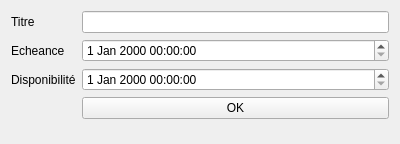
<?xml version="1.0" encoding="UTF-8"?>
<ui version="4.0">
 <class>window_addProject</class>
 <widget class="QWidget" name="window_addProject">
  <property name="geometry">
   <rect>
    <x>0</x>
    <y>0</y>
    <width>400</width>
    <height>144</height>
   </rect>
  </property>
  <property name="windowTitle">
   <string>Form</string>
  </property>
  <layout class="QFormLayout" name="formLayout">
   <item row="0" column="0">
    <widget class="QLabel" name="label">
     <property name="text">
      <string>Titre</string>
     </property>
    </widget>
   </item>
   <item row="0" column="1">
    <widget class="QLineEdit" name="t_titre"/>
   </item>
   <item row="2" column="0">
    <widget class="QLabel" name="label_2">
     <property name="text">
      <string>Echeance</string>
     </property>
    </widget>
   </item>
   <item row="2" column="1">
    <widget class="QDateTimeEdit" name="t_date_ech"/>
   </item>
   <item row="4" column="1">
    <widget class="QPushButton" name="b_ok">
     <property name="text">
      <string>OK</string>
     </property>
    </widget>
   </item>
   <item row="3" column="1">
    <widget class="QDateTimeEdit" name="t_date_dispo"/>
   </item>
   <item row="3" column="0">
    <widget class="QLabel" name="label_3">
     <property name="text">
      <string>Disponibilité</string>
     </property>
    </widget>
   </item>
  </layout>
 </widget>
 <resources/>
 <connections/>
</ui>
